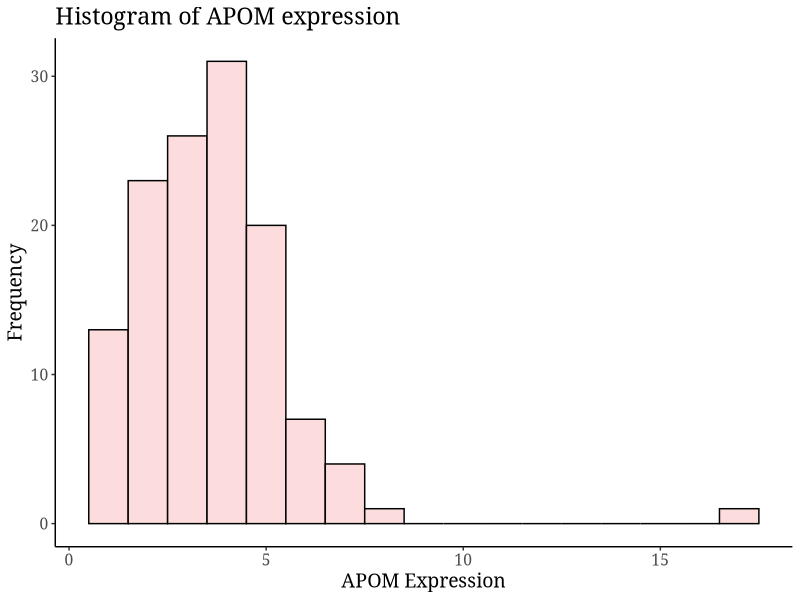
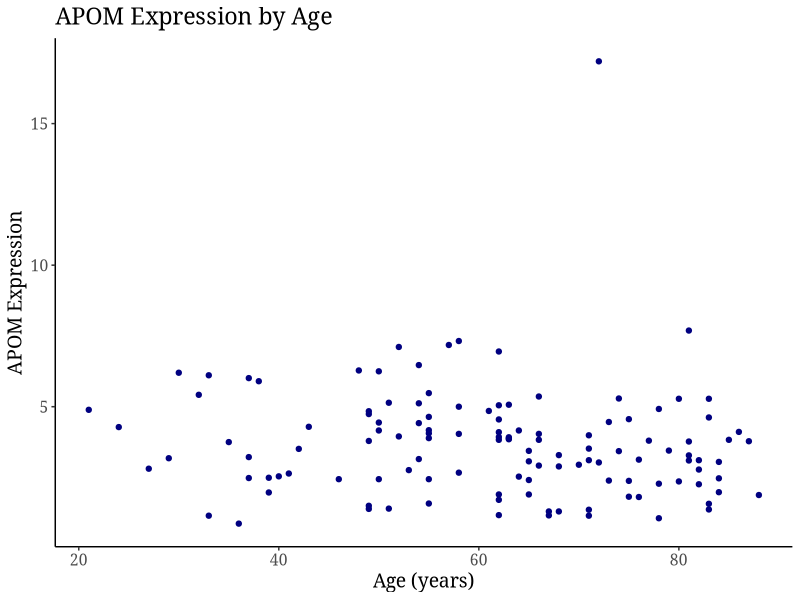
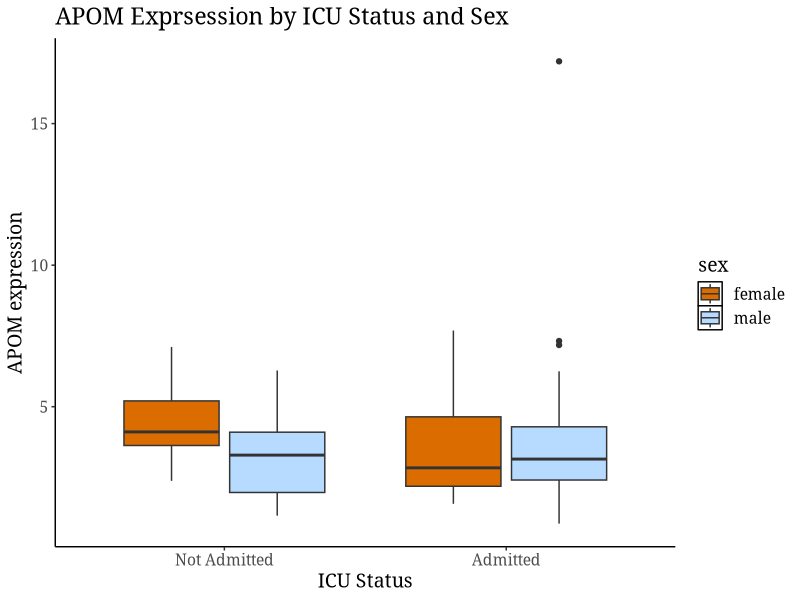

R code for these plots, in order:
## ---- chunk 1
setwd("/Users/seamus/QBS_103_Project/QBS_103_Data")

gene_expression <- read.csv(file = "QBS103_finalProject_geneExpression.csv", row.names = 1)

meta_data <- read.csv(file = "QBS103_finalProject_metadata.csv", row.names = 1)

# subset APOM_expression data. 
APOM_expression <- gene_expression["APOM",]
# apply transform to make the rows into colmnns 
APOM_expression <- as.data.frame(t(APOM_expression))
head(APOM_expression)
## ---- chunk 2
# Link metadata to APOM gene expression data
metadata_APOM_expression <- cbind(meta_data, APOM_expression)
head(metadata_APOM_expression)
## ---- chunk 3
summary(metadata_APOM_expression)
## ---- chunk 4
library(tidyverse)
myTheme <- theme(
  panel.border = element_blank(), panel.grid.major = element_blank(),
  panel.grid.minor = element_blank(), 
  # define axis
  axis.line = element_line(colour = "black", linewidth = rel(1)),
  # plot background
  plot.background = element_rect(fill = "white"),
  panel.background = element_blank(),
  legend.key = element_rect(fill = 'white'), 
  # Move legend
  legend.position = 'right',
  
  # font
  text = element_text(family = 'Georgia', size = 14 ) 
)
## ---- chunk 5
colorPalette<- c('#FCDCDC')

ggplot(metadata_APOM_expression, aes(x = APOM)) +
  geom_histogram(binwidth = 1, col = 'black', fill = colorPalette ) +
  ggtitle("Histogram of APOM expression") +
  labs(x = "APOM Expression", y = "Frequency") +
  myTheme
## ---- chunk 6
# convert character age to numberic
metadata_APOM_expression$age <- as.numeric(metadata_APOM_expression$age)
head(metadata_APOM_expression)
## ---- chunk 7
# scatter plot for gene expression and age
ggplot(metadata_APOM_expression, aes(x = age, y = APOM)) +
  geom_point(color = "navy") +
  labs(x = "Age (years)", y = "APOM Expression") +
  ggtitle("APOM Expression by Age") +
  myTheme
## ---- chunk 8
# convert unknown sex to NA
#metadata_APOM_expression$sex[metadata_APOM_expression$sex == "unknown"] <- NA
#data <- metadata_APOM_expression[if_else(metadata_APOM_expression$sex == "unknown", NA, )]
head(metadata_APOM_expression)
#summary(metadata_APOM_expression$sex)
## ---- chunk 9
# convert unknown sex to NA
metadata_APOM_expression$sex <- if_else(metadata_APOM_expression$sex == " unknown", NA, metadata_APOM_expression$sex)

## ---- chunk 10
#APOM_no_unknown <- metadata_APOM_expression %>% 
 # filter(!grepl('unknown', sex))
#[!(metadata_APOM_expression$sex =="unknown"),]
APOM <- metadata_APOM_expression %>% 
      filter(!is.na(sex))
## ---- chunk 11
colorPalette2 <- c("#db6d00", "#B6DBFF")

ggplot(APOM, aes(x = icu_status, y = APOM, fill = sex)) + 
  geom_boxplot() +
  scale_x_discrete(labels = c("Not Admitted", "Admitted")) +
  labs(x = "ICU Status", y = "APOM expression") +
  scale_fill_manual(values = colorPalette2) +
  ggtitle("APOM Exprsession by ICU Status and Sex") +
  myTheme
